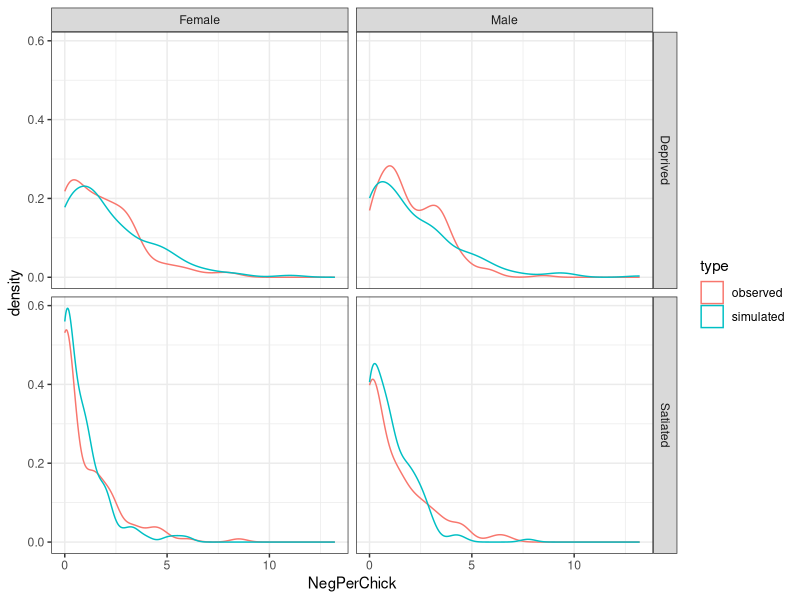
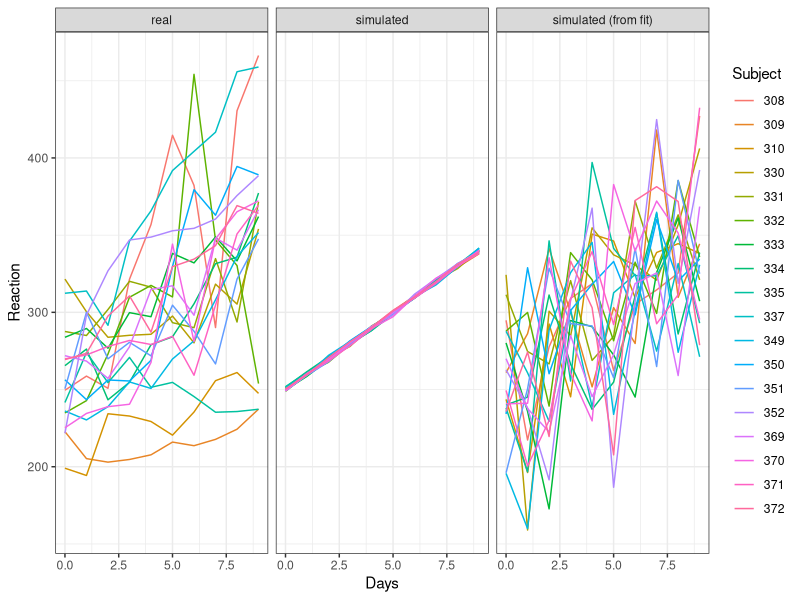
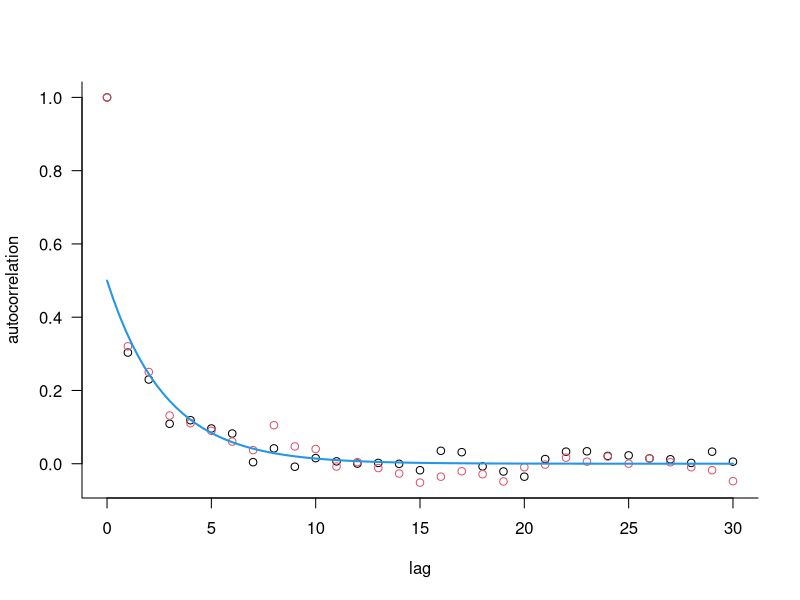

These figures' R source, in order:
## ---- chunk 1
library(knitr)
knitr::opts_chunk$set(echo = TRUE)
## ---- chunk 2
library(glmmTMB)
library(ggplot2); theme_set(theme_bw())
## ---- chunk 3
data(Owls)
owls_nb1 <- glmmTMB(SiblingNegotiation ~ FoodTreatment*SexParent +
                             (1|Nest)+offset(log(BroodSize)),
                          family = nbinom1,
                          ziformula = ~1, data=Owls)
## ---- chunk 4
simo=simulate(owls_nb1, seed=1)
Simdat=Owls
Simdat$SiblingNegotiation=simo[[1]]
Simdat=transform(Simdat,  
			NegPerChick = SiblingNegotiation/BroodSize, 
			type="simulated")
Owls$type = "observed"	
Dat=rbind(Owls, Simdat)	
## ---- chunk 5

ggplot(Dat,  aes(NegPerChick, colour=type))+geom_density()+facet_grid(FoodTreatment~SexParent)
## ---- chunk 6
data("sleepstudy", package = "lme4")
set.seed(101)
ss_sim <- transform(sleepstudy,
                    Reaction = simulate_new(~ Days,
                                            newdata = sleepstudy,
                                            family = gaussian,
                                            newparams = list(beta = c(250, 10),
                                                        betad = 2*log(50)))[[1]])
## ---- chunk 7
ss_fit <- glmmTMB(Reaction ~ Days, sleepstudy)
ss_simlm <- transform(sleepstudy,
                      Reaction = simulate(ss_fit)[[1]])
## ---- chunk 8
library(ggplot2); theme_set(theme_bw())
ss_comb <- rbind(data.frame(sleepstudy, sample = "real"),
                 data.frame(ss_sim, sample = "simulated"),
                 data.frame(ss_simlm, sample = "simulated (from fit)")
                 )
ggplot(ss_comb, aes(x = Days, y = Reaction, colour = Subject)) +
    geom_line() +
    facet_wrap(~sample)
## ---- chunk 9
rho_to_theta <- function(rho) rho/sqrt(1-rho^2)
## tests
stopifnot(all.equal(get_cor(rho_to_theta(-0.2)), -0.2))
stopifnot(all.equal(rho_to_theta(-0.2), put_cor(matrix(c(1,-0.2,-0.2,1), 2))))
## ---- chunk 10
n_id <- 10
dd <- expand.grid(trt = factor(c("A", "B")),
                  id = factor(1:n_id),
                  time = 1:6)
## ---- chunk 11
form1 <- ~trt*time+(1+time|id)
colnames(model.matrix(lme4::nobars(form1), data = dd))
## ---- chunk 12
## intercept, trtB effect, slope, trt x slope interaction
beta_vec <- c(1, 2, 0.1, 0.2)
## ---- chunk 13
sdvec <-  c(1.5,0.15)
corval <- -0.2
thetavec <- c(log(sdvec), rho_to_theta(corval))
par1 <- list(beta = beta_vec,
             betad = log(1),  ## log(theta)
             theta = thetavec)
## ---- chunk 14
dd$y <- simulate_new(form1,
                     newdata = dd,
                     seed = 101,
                     family = nbinom2,
                     newparams = par1)[[1]]
range(dd$y)
## ---- chunk 15
library(lme4)
set.seed(101)
X <- model.matrix(nobars(form1), data  = dd)
## generate random effects values
rt <- mkReTrms(findbars(form1),
               model.frame(subbars(form1), data = dd))
Z <- t(rt$Zt)
## construct covariance matrix
Sigma <- diag(sdvec) %*% matrix(c(1, corval, corval, 1), 2) %*% diag(sdvec)
lmer_thetavec <- t(chol(Sigma))[c(1,2,4)]
## plug values into Cholesky factor of random effects covariance matrix
rt$Lambdat@x <- lmer_thetavec[rt$Lind]
u <- rnorm(nrow(rt$Lambdat))
b <- t(rt$Lambdat) %*% u
eta <- drop(X %*% par1$beta + t(rt$Zt) %*% b)
mu <- exp(eta)
y <- rnbinom(nrow(dd), size = 1, mu = mu)
range(y) ## range varies a lot
## ---- chunk 16
b <- MASS::mvrnorm(1, mu = rep(0,2*n_id),
                   Sigma = Matrix::.bdiag(replicate(n_id,
                                                    Sigma,
                                                    simplify = FALSE)))
## ---- chunk 17
set.seed(101)
n <- 1000                                                 ## Number of time points
x <- MASS::mvrnorm(mu = rep(0,n),
                   Sigma = .7 ^ as.matrix(dist(1:n)) )    ## Simulate the process using the MASS package
## as.matrix(dist(1:n)) constructs a banded matrix with m_{ij} = abs(i-j)
y <- x + rnorm(n)                                         ## Add measurement noise/nugget
dat0 <- data.frame(y, 
                 times = factor(1:n, levels=1:n),
                 group = factor(rep(1, n)))
## ---- chunk 18
phi_to_AR1 <- function(phi) phi/sqrt(1-phi^2)
s2 <- simulate_new(~ ar1(times + 0 | group), 
                   newdata = dat0,
                   seed = 101,
                   newparams = list(
                       beta = 0,   
                       betad = 0,
                       theta = c(0, phi_to_AR1(0.7)))
                   )[[1]]
## ---- chunk 19
a1 <- drop(acf(dat0$y, plot = FALSE)$acf)
a2 <- drop(acf(s2, plot = FALSE)$acf)
par(las = 1, bty = "l")
matplot(0:(length(a1)-1), cbind(a1, a2), pch = 1,
        ylab = "autocorrelation", xlab = "lag")
curve(0.7^x/2, add = TRUE, col = 4, lwd = 2)
